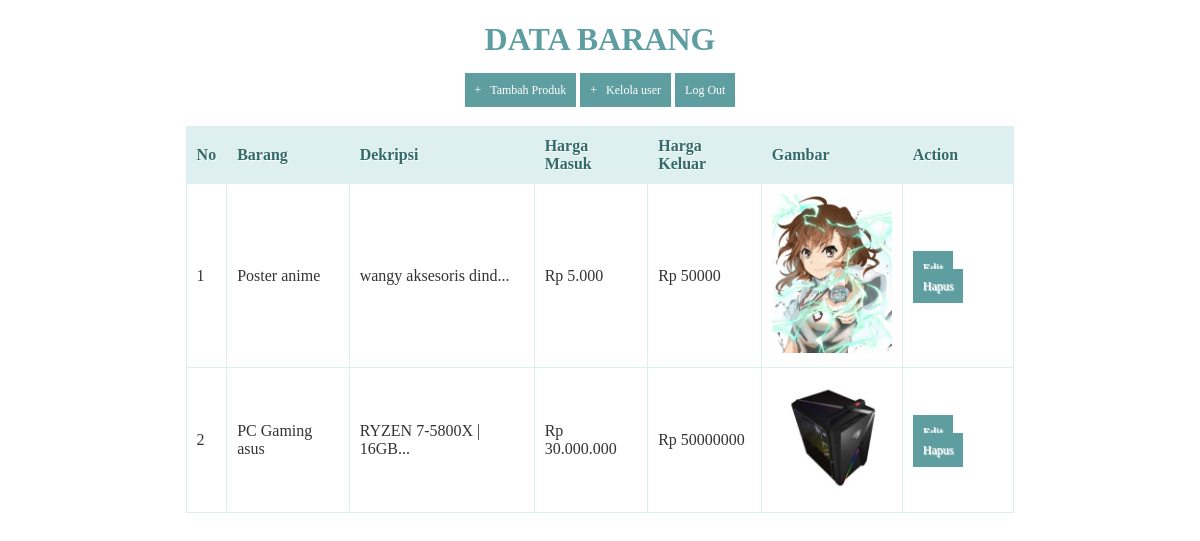
Screenshot of /users/admin/index.php (signed in) with the database file from the repository.
### tables this page shows
CREATE TABLE `produk` (
  `id` int(11) NOT NULL,
  `nama_produk` varchar(255) DEFAULT NULL,
  `deskripsi` text DEFAULT NULL,
  `harga_beli` int(11) DEFAULT NULL,
  `harga_jual` int(11) DEFAULT NULL,
  `gambar_produk` varchar(255) DEFAULT NULL
);

### users/admin/index.php (the view, shortened to what this page needs)
<?php
  include('../../controllers/koneksi.php');
  if(@$_SESSION['admin']){
?>
<!DOCTYPE html>
<html>
  <head>
  </head>
  <body>
    <center><h1>Data barang</h1><center>
    <center><a href="tambah_produk.php">+ &nbsp; Tambah Produk</a> <a href="kelola_user.php">+ &nbsp; Kelola user</a>
    <a href="../../controllers/logout.php?page=admin" onclick="return confirm('Apakah anda ingin keluar dari halaman admin?')">Log Out</a>
    <center>
    <br/>
    <table>
      <thead>
        <tr>
          <th>No</th>
          <th>Barang</th>
          <th>Dekripsi</th>
          <th>Harga Masuk</th>
          <th>Harga Keluar</th>
          <th>Gambar</th>
          <th>Action</th>
        </tr>
    </thead>
    <tbody>
      <?php
      $query = "SELECT * FROM produk ORDER BY id ASC";
      $result = mysqli_query($koneksi, $query);
      $no = 1;
      while($row = mysqli_fetch_assoc($result))
      {
      ?>
       <tr>
          <td><?php echo $no; ?></td>
          <td><?php echo $row['nama_produk']; ?></td>
          <td><?php echo substr($row['deskripsi'], 0, 20); ?>...</td>
          <td>Rp <?php echo number_format($row['harga_beli'],0,',','.'); ?></td>
          <td>Rp <?php echo $row['harga_jual']; ?></td>
          <td style="text-align: center;"><img src="gambar/<?php echo $row['gambar_produk']; ?>" style="width: 120px;"></td>
          <td>
              <a href="edit_produk.php?id=<?php echo $row['id']; ?>">Edit</a>
              <a href="proses_hapus.php?id=<?php echo $row['id']; ?>" onclick="return confirm('Anda yakin akan menghapus data ini?')">Hapus</a>
          </td>
      </tr>
      <?php
        $no++;
      }
      ?>
    </tbody>
    </table>
  </body>
</html>
<?php
}
else
{
	header('location:../../index.php');
}
?>

### users/admin/index.php (style rules this page uses)
* { font-family: "Trebuchet MS"; }
h1 { text-transform: uppercase; color: #5f9ea0; }
table { border: solid 1px #DDEEEE; border-collapse: collapse; border-spacing: 0; width: 70%; margin: 10px auto 10px auto; }
table thead th { background-color: #DDEFEF; border: solid 1px #DDEEEE; color: #336B6B; padding: 10px; text-align: left; text-shadow: 1px 1px 1px #fff; text-decoration: none; }
table tbody td { border: solid 1px #DDEEEE; color: #333; padding: 10px; text-shadow: 1px 1px 1px #fff; }
a { background-color: #5f9ea0; color: #fff; padding: 10px; text-decoration: none; font-size: 12px; }

### rows the page displays
produk: nama_produk "Poster anime", deskripsi "wangy aksesoris dind", harga_beli "5.000", harga_jual "50000", gambar_produk (picture)
produk: nama_produk "PC Gaming asus", deskripsi "RYZEN 7-5800X | 16GB", harga_beli "30.000.000", harga_jual "50000000", gambar_produk (picture)
